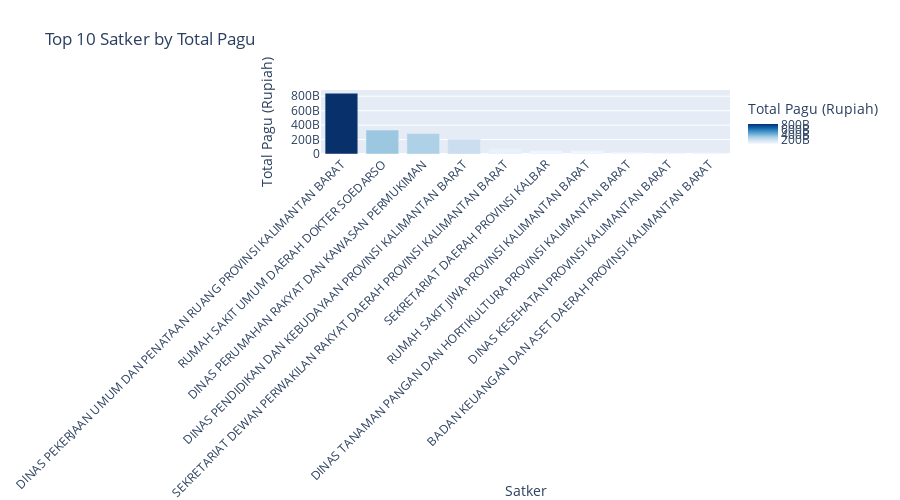

The code cell stored with this chart in its notebook:
### Markdown cell above
## 1. Plotly Express (Quick Plots)
### 1.1 Interactive Bar Chart - Top Satker

### Code cell
top_satker = (
    df.groupby('nama_satker')['pagu']
    .sum()
    .sort_values(ascending=False)
    .head(10)
    .reset_index()
)
top_satker.columns = ['Satker', 'Total Pagu']
fig = px.bar(top_satker, x='Satker', y='Total Pagu', title='Top 10 Satker by Total Pagu',
             labels={'Total Pagu': 'Total Pagu (Rupiah)'}, color='Total Pagu', color_continuous_scale='Blues')
fig.update_layout(xaxis_tickangle=-45, height=500, hovermode='x unified')
fig.show()

### Figure 1 — Plotly figure (JSON) as saved in the notebook; plotly's stock layout.template omitted (floating-point values rounded to 4 significant figures)
{"data": [{"hovertemplate": "Satker=%{x}<br>Total Pagu (Rupiah)=%{marker.color}<extra></extra>", "legendgroup": "", "marker": {"color": [841492369155, 331063820430, 282709739900, 203875269731, 71445025587, 48242938910, 43546134778, 23941927599, 17933054839, 15665976555], "coloraxis": "coloraxis", "pattern": {"shape": ""}}, "name": "", "orientation": "v", "showlegend": false, "textposition": "auto", "type": "bar", "x": ["DINAS PEKERJAAN UMUM DAN PENATAAN RUANG PROVINSI KALIMANTAN BARAT", "RUMAH SAKIT UMUM DAERAH DOKTER SOEDARSO", "DINAS PERUMAHAN RAKYAT DAN KAWASAN PERMUKIMAN", "DINAS PENDIDIKAN DAN KEBUDAYAAN PROVINSI KALIMANTAN BARAT", "SEKRETARIAT DEWAN PERWAKILAN RAKYAT DAERAH PROVINSI KALIMANTAN BARAT", "SEKRETARIAT DAERAH PROVINSI KALBAR", "RUMAH SAKIT JIWA PROVINSI KALIMANTAN BARAT", "DINAS TANAMAN PANGAN DAN HORTIKULTURA PROVINSI KALIMANTAN BARAT", "DINAS KESEHATAN PROVINSI KALIMANTAN BARAT", "BADAN KEUANGAN DAN ASET DAERAH PROVINSI KALIMANTAN BARAT"], "xaxis": "x", "y": [841492369155, 331063820430, 282709739900, 203875269731, 71445025587, 48242938910, 43546134778, 23941927599, 17933054839, 15665976555], "yaxis": "y"}], "layout": {"barmode": "relative", "coloraxis": {"colorbar": {"title": {"text": "Total Pagu (Rupiah)"}}, "colorscale": [[0, "rgb(247,251,255)"], [0.125, "rgb(222,235,247)"], [0.25, "rgb(198,219,239)"], [0.375, "rgb(158,202,225)"], [0.5, "rgb(107,174,214)"], [0.625, "rgb(66,146,198)"], [0.75, "rgb(33,113,181)"], [0.875, "rgb(8,81,156)"], [1, "rgb(8,48,107)"]]}, "height": 500, "hovermode": "x unified", "legend": {"tracegroupgap": 0}, "title": {"text": "Top 10 Satker by Total Pagu"}, "xaxis": {"anchor": "y", "domain": [0, 1], "tickangle": -45, "title": {"text": "Satker"}}, "yaxis": {"anchor": "x", "domain": [0, 1], "title": {"text": "Total Pagu (Rupiah)"}}}}
